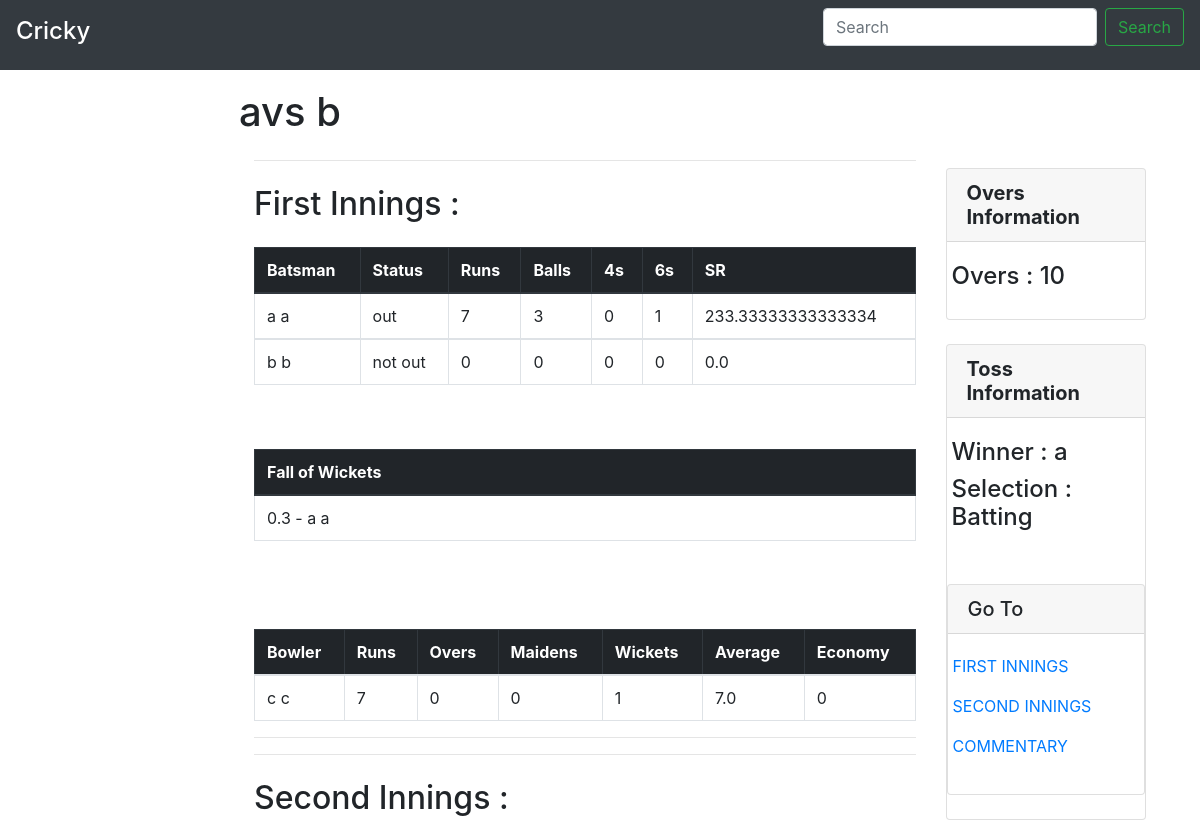
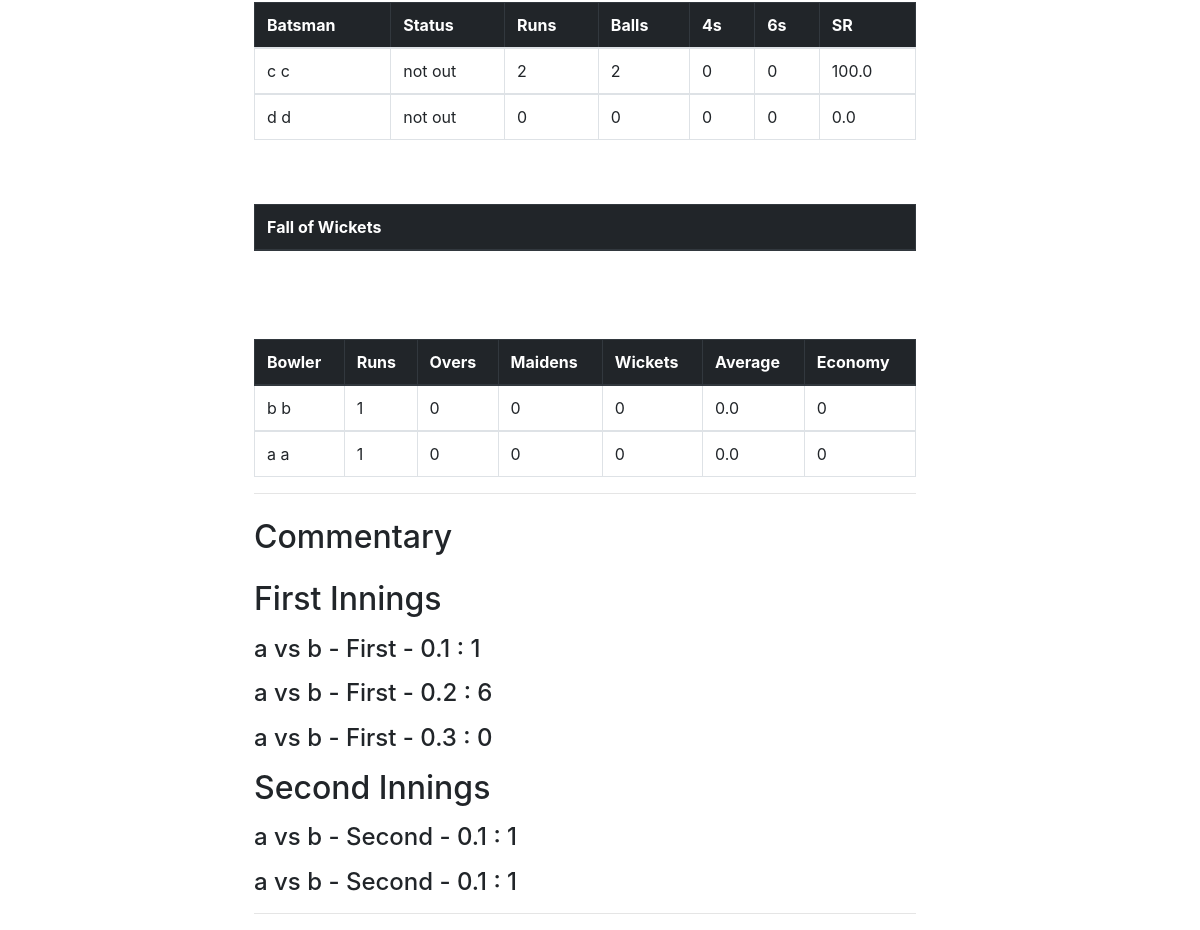
Page /search/match/details/1/ on the committed database (2 pictures, top to bottom).
### tournament/models.py (models this page shows, shortened)
class Match(models.Model):
    name = models.CharField(max_length=10, blank=True, null=True)
    tournament = models.ForeignKey(Tournament, on_delete=models.CASCADE, null=True, blank=True)
    team_1 = models.ForeignKey('Team', related_name='team_1', on_delete=models.DO_NOTHING, null=True, blank=True)
    team_2 = models.ForeignKey('Team', related_name='team_2', on_delete=models.DO_NOTHING, null=True, blank=True)
    overs = models.IntegerField(default=0)
    match_status = models.IntegerField(default=0)
    toss_winner = models.ForeignKey('Team', related_name='toss_winner', on_delete=models.DO_NOTHING,
                                    blank=True, null=True)
    toss_winner_choice = models.CharField(max_length=10, default='Select')
    match_winner = models.ForeignKey('Team', related_name='match_winner', on_delete=models.DO_NOTHING, blank=True, null=True)

class Team(models.Model):
    name = models.CharField(max_length=20, unique=True)
    owner = models.CharField(max_length=20)
    logo = models.ImageField()
    tournament = models.ForeignKey(Tournament, on_delete=models.CASCADE, null=True, blank=True)
    players = models.ManyToManyField(Player)
    def __str__(self):
        return self.name

class Score(models.Model):
    match = models.ForeignKey(Match, on_delete=models.CASCADE, null=True, blank=True)
    innings = models.CharField(max_length=11)
    batting_team = models.ForeignKey('Team', related_name='batting_team', on_delete=models.DO_NOTHING,
                                     null=True, blank=True)
    bowling_team = models.ForeignKey('Team', related_name='bowling_team', on_delete=models.DO_NOTHING,
                                     null=True, blank=True)
    ball_number = models.IntegerField(null=True, blank=True)
    over_number = models.IntegerField(null=True, blank=True)
    bowler = models.ForeignKey('player.Player', related_name='bowler', null=True, on_delete=models.DO_NOTHING)
    batsman = models.ForeignKey('player.Player',related_name='batsman', null=True,
                                on_delete=models.DO_NOTHING)
    description = models.CharField(max_length=500, null=True, blank=True)
    wicket = models.BooleanField(default=False)
    six = models.BooleanField(default=False)
    four = models.BooleanField(default=False)
    is_highlight = models.BooleanField(default=False)
    highlight = models.CharField(max_length=20, null=True, blank=True)
    out_batsman = models.ForeignKey('player.Player', related_name='out_batsman', null=True, blank=True,
                                    on_delete=models.DO_NOTHING)
    def __str__(self):
        return self.match.name + ' - ' + self.innings +  ' - ' + str(self.over_number) + '.' + str(self.ball_number)

### performance/models.py (models this page shows, shortened)
class BattingInnings(models.Model):
    player = models.ForeignKey(Player, on_delete=models.CASCADE, null=True, blank=True)
    match = models.ForeignKey('tournament.Match', on_delete=models.CASCADE, null=True, blank=True)
    tournament = models.ForeignKey('tournament.Tournament', on_delete=models.CASCADE, null=True, blank=True)
    team = models.ForeignKey('tournament.Team', on_delete=models.CASCADE, null=True, blank=True)
    batting_runs = models.BigIntegerField(default=0)
    strike_rate = models.FloatField(default=0)
    sixes = models.IntegerField(default=0)
    fours = models.IntegerField(default=0)
    batting_balls = models.BigIntegerField(default=0)
    status = models.CharField(max_length=20)
    out = models.BooleanField(default=False)
    out_type = models.CharField(max_length=20)
    played = models.BooleanField(default=False)
    started_time = models.DateTimeField(blank=True, null=True)

class BowlingInnings(models.Model):
    player = models.ForeignKey(Player, related_name='player', on_delete=models.CASCADE, null=True,
                               blank=True)
    match = models.ForeignKey('tournament.Match', on_delete=models.CASCADE, null=True, blank=True)
    tournament = models.ForeignKey('tournament.Tournament', on_delete=models.CASCADE, null=True, blank=True)
    team = models.ForeignKey('tournament.Team', on_delete=models.CASCADE, null=True, blank=True)
    bowling_runs = models.BigIntegerField(default=0)
    batting_balls = models.BigIntegerField(default=0)
    bowling_overs = models.BigIntegerField(default=0)
    wickets = models.BigIntegerField(default=0)
    wickets_players = models.ManyToManyField(Player, related_name='wicket_players')
    bowling_avg = models.FloatField(default=0)
    economy = models.FloatField(default=0)
    played = models.BooleanField(default=False)
    started_time = models.DateTimeField(blank=True, null=True)

### search/views.py (the view)
# urls.py: path('match/details/<int:match_id>/',views.match_details,name='match_details'),
def match_details(request, match_id):
    match = Match.objects.get(pk=match_id)
    try:
        P = Player.objects.get(pk=request.user.id)
        context = {'match': match, 'P': P}
    except Exception:
        try:
            o = Organizer.objects.get(pk=request.user.id)
            context = {'match': match, 'O': o}
        except Exception:
            context = {'match': match, 'O': None}
    match = Match.objects.get(id=match_id)
    match_additional = MatchAdditional.objects.get(match=match)
    innings = match_additional.current_innings
    if innings == 'First':
        current_innings = FirstInningss.objects.get(match=match)
        bowling_team = current_innings.bowling_team
        batting_team = current_innings.batting_team
    else:
        current_innings = SecondInnings.objects.get(match=match)
        bowling_team = current_innings.bowling_team
        batting_team = current_innings.batting_team
    commentary_first_innings = Score.objects.filter(match=match).filter(innings='First').order_by(
        'over_number')
    commentary_second_innings = Score.objects.filter(match=match).filter(innings='Second').order_by(
        'over_number')
    team_batting = FirstInningss.objects.get(match=match)
    team_bowling = team_batting.bowling_team
    team_batting = team_batting.batting_team
    innings1_batting = BattingInnings.objects.filter(match=match).filter(team=team_batting).filter(
        played=True).order_by('started_time')
    innings1_bowling = BowlingInnings.objects.filter(match=match).filter(team=team_bowling).filter(
        played=True).order_by('started_time')
    innings2_batting = BattingInnings.objects.filter(match=match).filter(team=team_bowling).filter(
        played=True).order_by('started_time')
    innings2_bowling = BowlingInnings.objects.filter(match=match).filter(team=team_batting).filter(
        played=True).order_by('started_time')
    innings1_fallofwicket = Score.objects.filter(match=match).filter(innings='First').filter(wicket=True)
    innings2_fallofwicket = Score.objects.filter(match=match).filter(innings='Second').filter(wicket=True)
    context.update({'all_scores': None, 'match': match, 'batting_team': batting_team, 'bowling_team':
        bowling_team, 'innings1_batting': innings1_batting, 'innings1_bowling': innings1_bowling,
                    'innings2_batting': innings2_batting, 'innings2_bowling': innings2_bowling,
                    'innings1_fallofwicket': innings1_fallofwicket, 'innings2_fallofwicket':
                        innings2_fallofwicket, 'match_additional': match_additional, 'current_innings':
                        current_innings, 'commentary_first_innings' : commentary_first_innings,
                    'commentary_second_innings' : commentary_second_innings})
    return render(request, 'search/match_details.html',context)

### search/templates/search/match_details.html (shortened to what this page needs)
{% extends 'search/base.html' %}
{% block body %}
<main role="main" class="col-md-9 ml-sm-auto col-lg-10 pt-3 px-4">
    <div class="container">
     <br>
    <br>
    <br>
        <h1> {{  match.team_1 }}vs {{match.team_2}}</h1>
    </div>
<div class="container">
    <div class="container">
      <div class="row">
        <div  class="col-md-9">
      {% if match_additional.toss_stored is True %}
            <hr>
            <h2 class="my-4" style="{text-align: center;}">First Innings : {{ team1.name }}
            </h2>
            <div id="firstinnings">
                        <table class="table table-bordered" align="center">
              <thead class="thead-dark">
                <tr>
                  <th scope="col">Batsman</th>
                  <th scope="col">Status</th>
                  <th scope="col">Runs</th>
                  <th scope="col">Balls</th>
                  <th scope="col">4s</th>
                  <th scope="col">6s</th>
                  <th scope="col">SR</th>
                </tr>
              </thead>
                            {% for player in innings1_batting %}
              <tbody>
                <tr>
                  <td>{{ player.player.get_full_name }}</td>
                  <td>{{ player.status }}</td>
                  <td>{{ player.batting_runs }}</td>
                  <td>{{ player.batting_balls }}</td>
                  <td>{{ player.fours }}</td>
                  <td>{{ player.sixes }}</td>
                  <td>{{ player.strike_rate }}</td>
                </tr>
              </tbody>
                            {% endfor %}
            </table>
        <br><br>
            <table class="table table-bordered" align="center">
              <thead class="thead-dark">
                <tr>
                  <th scope="col">Fall of Wickets</th>
                </tr>
              </thead>
                {% for wicket in innings1_fallofwicket %}
              <tbody>
                <tr>
                  <td>{{ wicket.over_number }}.{{ wicket.ball_number }} - {{ wicket.out_batsman.get_full_name }}</td>
                </tr>
              </tbody>
                            {% endfor %}
            </table>
        <br><br><br>
            <table class="table table-bordered" align="center">
              <thead class="thead-dark">
                <tr>
                  <th scope="col">Bowler</th>
                  <th scope="col">Runs</th>
                  <th scope="col">Overs</th>
                  <th scope="col">Maidens</th>
                  <th scope="col">Wickets</th>
                  <th scope="col">Average</th>
                  <th scope="col">Economy</th>
                </tr>
              </thead>
              <tbody>
                <tr>
                  {% for player in innings1_bowling %}
              <tbody>
                <tr>
                  <td>{{ player.player.get_full_name }}</td>
                  <td>{{ player.bowling_runs }}</td>
                  <td>0</td>
                  <td>0</td>
                  <td>{{ player.wickets }}</td>
                  <td>{{ player.bowling_avg}}</td>
                  <td>0</td>
                </tr>
              </tbody>
                            {% endfor %}
                </tr>
              </tbody>
            </table>
                    <hr>
            </div>
            <hr>
            <div id="recent">
            <h2 class="my-4">Second Innings : {{ team2.name }}
            </h2>
                 <div id="secondinnings">
                        <table class="table table-bordered" align="center">
              <thead class="thead-dark">
                <tr>
                  <th scope="col">Batsman</th>
                  <th scope="col">Status</th>
                  <th scope="col">Runs</th>
                  <th scope="col">Balls</th>
                  <th scope="col">4s</th>
                  <th scope="col">6s</th>
                  <th scope="col">SR</th>
                </tr>
              </thead>
              <tbody>
                <tr>
                  {% for player in innings2_batting %}
              <tbody>
                <tr>
                  <td>{{ player.player.get_full_name }}</td>
                  <td>{{ player.status }}</td>
                  <td>{{ player.batting_runs }}</td>
                  <td>{{ player.batting_balls }}</td>
                  <td>{{ player.fours }}</td>
                  <td>{{ player.sixes }}</td>
                  <td>{{ player.strike_rate }}</td>
                </tr>
              </tbody>
                            {% endfor %}
                </tr>
              </tbody>
            </table>
        <br><br>
            <table class="table table-bordered" align="center">
              <thead class="thead-dark">
                <tr>
                  <th scope="col">Fall of Wickets</th>
                </tr>
              </thead>
            </table>
        <br><br><br>
            <table class="table table-bordered" align="center">
              <thead class="thead-dark">
                <tr>
                  <th scope="col">Bowler</th>
                  <th scope="col">Runs</th>
                  <th scope="col">Overs</th>
                  <th scope="col">Maidens</th>
                  <th scope="col">Wickets</th>
                  <th scope="col">Average</th>
                  <th scope="col">Economy</th>
                </tr>
              </thead>
              {% for player in innings2_bowling %}
              <tbody>
                <tr>
                  <td>{{ player.player.get_full_name }}</td>
                  <td>{{ player.bowling_runs }}</td>
                  <td>0</td>
                  <td>0</td>
                  <td>{{ player.wickets }}</td>
                  <td>{{ player.bowling_avg }}</td>
                  <td>0</td>
                </tr>
              </tbody>
                            {% endfor %}
            </table>
                 </div>
            </div>
             <div id="commentary">
                 <hr>
             <h2 class="my-4">Commentary</h2>
                 <h2>First Innings</h2>
                 {% for commentary in commentary_first_innings %}
                 <p><h4>{{ commentary }} : {{ commentary.description }}</h4></p>
                 {% endfor %}
                 <h2>Second Innings</h2>
                 {% for commentary in commentary_second_innings %}
                 <p><h4>{{ commentary }} : {{ commentary.description }}</h4></p>
                 {% endfor %}
                 <hr>
             </div>
        </div>
        <div   class="col-md-3 ">
            <div class="sticky-top" >
                    <div class="card my-4">
                        <h5 class="card-header"><b>Overs Information</b></h5>
                        <div class="card-body">
                          <div class="row">
                                 <h4>Overs : {{ match.overs }}</h4>
                          </div>
                      </div>
                      </div>
                      <div class="card my-4">
                          <h5 class="card-header"><b>Toss Information</b></h5>
                        <div class="card-body">
                          <div class="row">
                                <h4>Winner : {{ match.toss_winner }}</h4>
                                <h4>Selection : {{ match.toss_winner_choice }}</h4>
                          </div>
                      </div>
                      <div class="card my-4">
                        <h5 class="card-header">Go To</h5>
                        <div class="card-body">
                          <div class="row">
                              <p><a href="#firstinnings">FIRST INNINGS</a></p>
                              <p><a href="#secondinnings">SECOND INNINGS</a></p>
                              <p><a href="#commentary">COMMENTARY</a></p>
                          </div>
                      </div>
                      </div>
                      </div>
            </div>
        </div>
   {% endif %}
      </div>
    </div>
</div>
</main>
{% endblock %}

### rows in the picture
Match: team_1 "a", team_2 "b", overs "10", toss_winner "a", toss_winner_choice "Batting"
BattingInnings: player.get_full_name "a a", status "out", batting_runs "7", batting_balls "3", fours "0", sixes "1", strike_rate "233.33333333333334"
BattingInnings: player.get_full_name "b b", status "not out", batting_runs "0", batting_balls "0", fours "0", sixes "0", strike_rate "0.0"
Score: over_number "0", ball_number "3", out_batsman.get_full_name "a a", match+innings+over_number "a vs b - First - 0.3", description "0"
BowlingInnings: player.get_full_name "c c", bowling_runs "7", wickets "1", bowling_avg "7.0"
BattingInnings: player.get_full_name "c c", status "not out", batting_runs "2", batting_balls "2", fours "0", sixes "0", strike_rate "100.0"
BattingInnings: player.get_full_name "d d", status "not out", batting_runs "0", batting_balls "0", fours "0", sixes "0", strike_rate "0.0"
BowlingInnings: player.get_full_name "b b", bowling_runs "1", wickets "0", bowling_avg "0.0"
BowlingInnings: player.get_full_name "a a", bowling_runs "1", wickets "0", bowling_avg "0.0"
Score: match+innings+over_number "a vs b - First - 0.1", description "1"
Score: match+innings+over_number "a vs b - First - 0.2", description "6"
Score: match+innings+over_number "a vs b - Second - 0.1", description "1"
Score: match+innings+over_number "a vs b - Second - 0.1", description "1"
